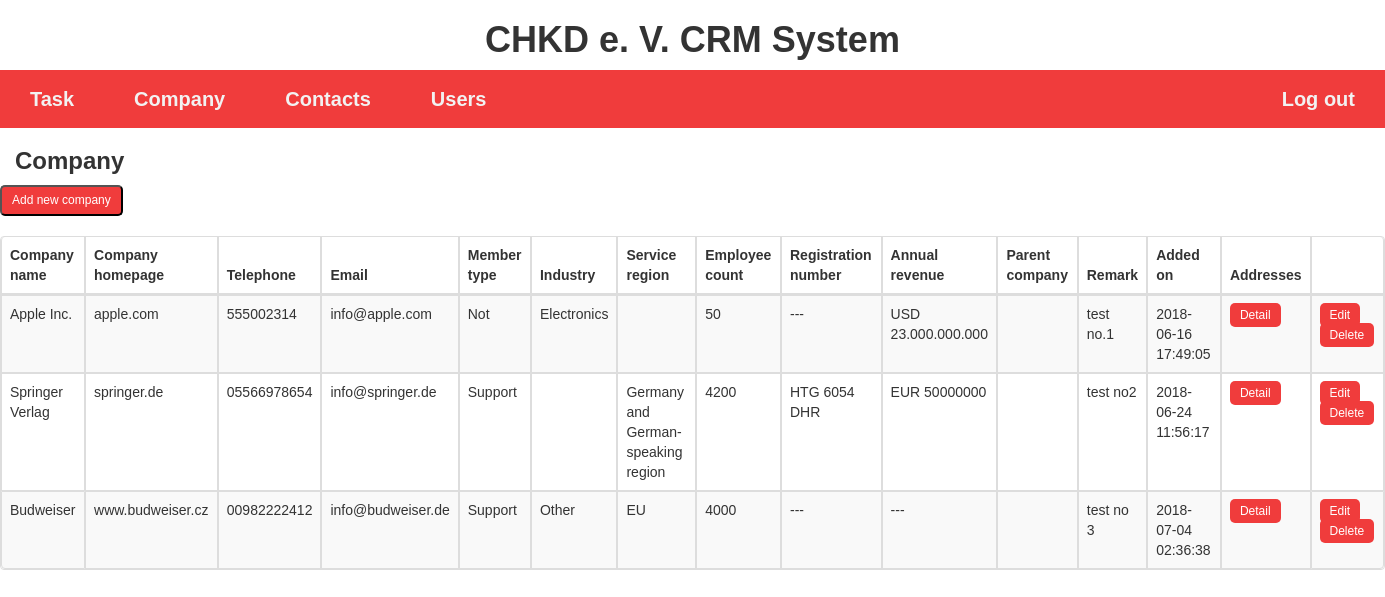
/content/company.php, run on an earlier commit of the app's database.
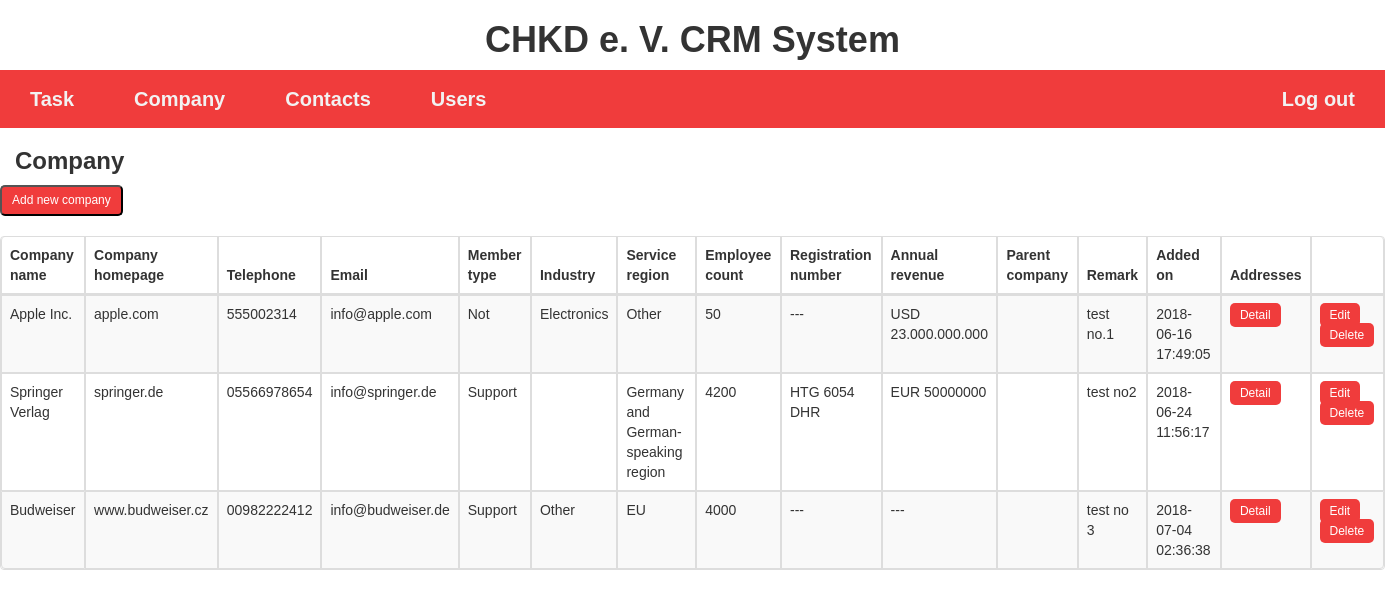
And on a later commit of the database.
### tables this page shows
CREATE TABLE IF NOT EXISTS `company` (
  `company_id` INT(11) NOT NULL AUTO_INCREMENT,
  `name_de` VARCHAR(150) NOT NULL  ,
  `website` VARCHAR(255) NULL  ,
  `c_tel` VARCHAR(20) NOT NULL  ,
  `c_email` VARCHAR(150) NOT NULL  ,
  `service_region` ENUM('EU', 'Western Europe', 'Germany and German-speaking region', 'Other') NOT NULL,
  `employee_count` INT(8) NULL,
  `registration_nr` VARCHAR(15) NULL  ,
  `annual_revenue` VARCHAR(20) NULL,
  `c_remark` TEXT NULL,
  `c_date_added` DATETIME NOT NULL DEFAULT NOW(),
  `member_type` ENUM('Board', 'Counsil', 'Class A', 'Class B', 'Automotive Committee', 'Support', 'Not') NOT NULL,
  `industry` ENUM('Agro', 'Metal', 'Automobile', 'Construction', 'Pharmaceutical', 'Finance', 'Media', 'Electronics', 'Logistic', 'Textile', 'Energy', 'Other') NOT NULL,
  `parent_company` INT(11) NULL,
  PRIMARY KEY (`company_id`),
  CONSTRAINT `parent_company`
    FOREIGN KEY (`parent_company`)
    REFERENCES `company` (`company_id`)
    ON DELETE SET NULL);

### content/company.php (the view, shortened to what this page needs)
<?php include_once ('../conn.php'); ?>
<?php
include_once('../page/head.php');
?>
<h1 style="text-align: center; font-weight:bolder;">CHKD e. V. CRM System</h1>
<?php include_once('../page/menu.php'); ?>
<h3 style="padding-left:15px; font-weight:bolder;">Company</h3>
<form>
    <input type="button" value="Add new company" onclick="window.location.href='insert_company.php'" class="btnsml" />
</form>
<div>
  <table class="table table-striped table-bordered">
    <thead>
      <tr>
        <th>Company name</th>
        <th>Company homepage</th>
        <th>Telephone</th>
        <th>Email</th>
        <th>Member type</th>
        <th>Industry</th>
        <th>Service region</th>
        <th>Employee count</th>
        <th>Registration number</th>
        <th>Annual revenue</th>
        <th>Parent company</th>
        <th>Remark</th>
        <th>Added on</th>
        <th>Addresses</th>
        <th> </th>
      </tr>
    </thead>
    <tbody>
      <?php
       $sql = "SELECT c1.company_id, c1.name_de, c1.website, c1.c_tel, c1.c_email, c1.member_type, c1.industry, c1.service_region, c1.employee_count, c1.registration_nr, c1.annual_revenue, c1.c_remark, c1.c_date_added, c2.parent_company, c2.name_de AS 'parent'FROM company c1 left join company c2 on c2.company_id = c1.parent_company LIMIT 1, 5000";
       $result = mysqli_query($conn, $sql);
       while($row = mysqli_fetch_assoc($result)){
                echo '<tr>';
                echo '<td>'. $row['name_de'] . '</td>';
                echo '<td>'. $row['website'] . '</td>';
                echo '<td>'. $row['c_tel'] . '</td>';
                echo '<td>'. $row['c_email'] . '</td>';
                echo '<td>'. $row['member_type']. '</td>';
                echo '<td>'. $row['industry']. '</td>';
                echo '<td>'. $row['service_region']. '</td>';
                echo '<td>'. $row['employee_count']. '</td>';
                echo '<td>'. $row['registration_nr']. '</td>';
                echo '<td>'. $row['annual_revenue']. '</td>';
                echo '<td>'. $row['parent']. '</td>';
                echo '<td>'. $row['c_remark']. '</td>';
                echo '<td>'. $row['c_date_added']. '</td>';
                echo '<td>';
                echo '<a class="btnsml" href="company_address.php?company_id='.$row['company_id'].'">Detail</a>';
                echo '</td>';
                echo '<td>';
                echo '<a class="btnsml" href="edit_company.php?company_id='.$row['company_id'].'">Edit</a>';
                echo '<a class="btnsml" href="delete_company.php?company_id='.$row['company_id'].'">Delete</a>';
                echo '</td>';
                echo '</tr>';
       }
      ?>
    </tbody>
  </table>
</div>
<?php include_once('../page/footer.php'); ?>

What changed in the data, as far as the page shows it:
changed company "Apple Inc.": service_region (not shown) → "Other"
